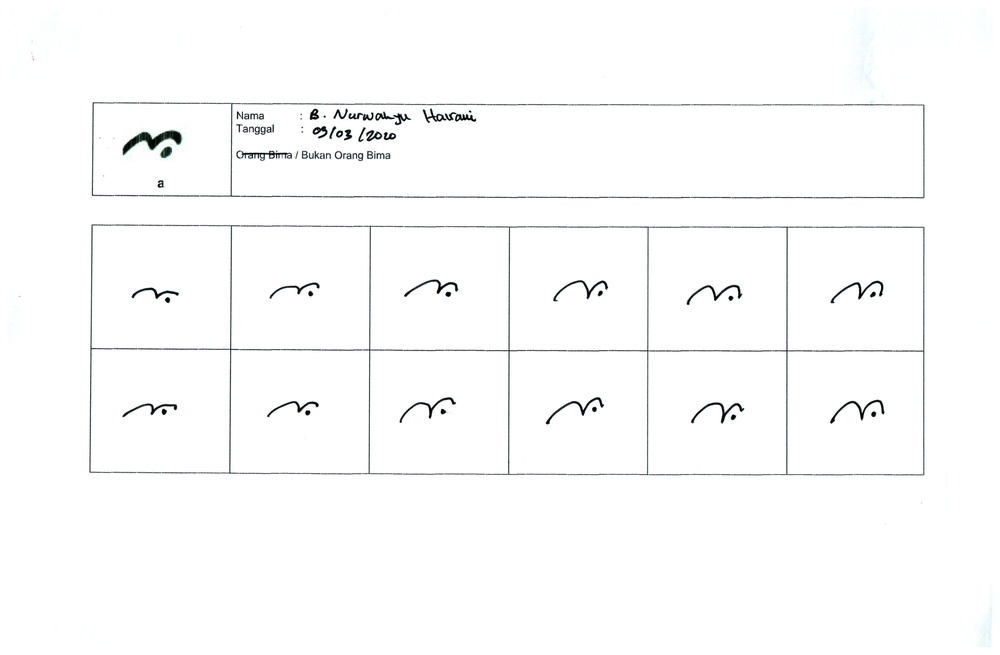
#> input picture Datasets_Mbojo/a/img0461.jpg, 1000 x 655 px, shrunk from 7823 x 5121 before the run, found by its file name; its folder holds only this picture in this run
$ jupyter execute ROI_Crop.ipynb
#> lines starting #> are read from the running program, lines starting #| are printed output that depends on the picture; after the words box and inside, x2 and y2 are one past the last pixel; in counts of white or black regions, pixels touching at a corner belong together
[cell 1]
import cv2
import os
import numpy as np

[cell 2]
def convert_to_bw(file_name):
#> called with file_name = 'Datasets_Mbojo/a/img0461.jpg'
    img = cv2.imread(file_name)
#> img is the input picture: shape (655, 1000, 3); mean B, G, R 251.4, 251.4, 251.1
    grayImg = cv2.cvtColor(img, cv2.COLOR_BGR2GRAY)
    thresh, bwImg = cv2.threshold(grayImg, 127, 255, cv2.THRESH_BINARY)
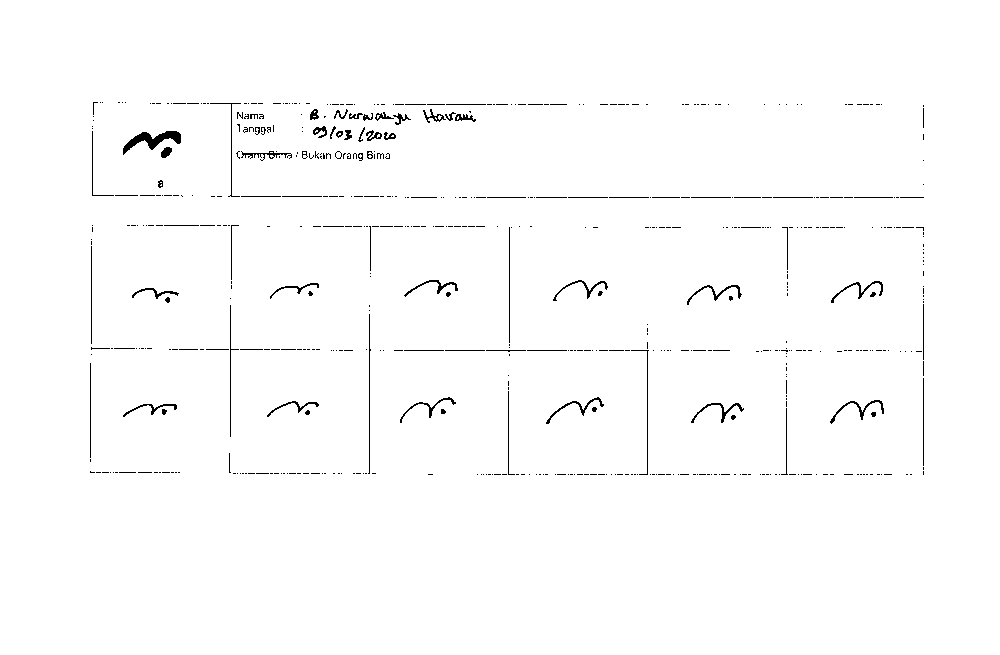
#> bwImg: shape (655, 1000); 98.7% white; black in thin lines or dots, all inside (x1, y1, x2, y2) = (90, 102, 924, 475)
    return bwImg

[cell 3]
def crop_roi(file_path, filename, label):
    slice_roi(convert_to_bw(file_path), filename, label)

[cell 4]
def slice_roi(img, filename, label):
    # convert 0 to 1 , 1 to 0 to find border
#> called with filename = 'img0461.jpg', label = 'a'
    img2 = np.where(img==0, 255, 0)

    kernel = np.ones((5,5),np.uint8)
    img3 = cv2.morphologyEx(img2.astype('uint8'), cv2.MORPH_OPEN, kernel)
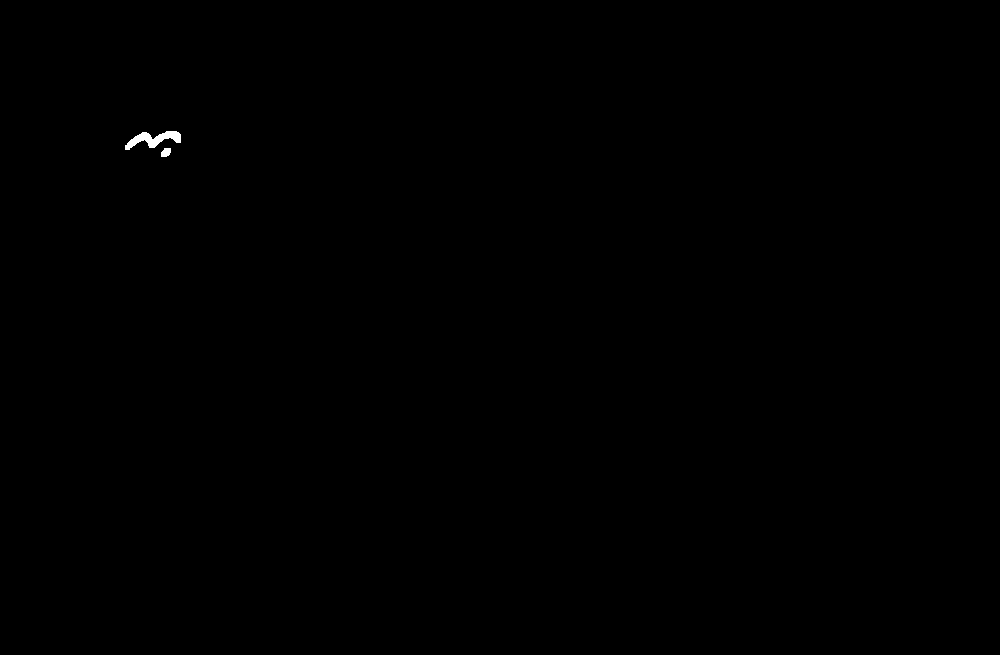
#> img3: shape (655, 1000); 0.09% white; 2 white regions, box (x1, y1, x2, y2) and area: (125, 131, 181, 150) 495, (161, 148, 171, 157) 73

    #axis=0 refer to column, axis=1 refer to row

    #find column with value >0 to find left/right border
    img2_col = np.sum(img2, axis = 0)
#> img2_col = 1000 values, max 59160 at index 923, min 0 at index 0, mean 2131
    col_with_value = np.where(img2_col > 0)[0]
#> col_with_value = 822 values from 90 to 923

    #find row with value >0 to find top/bottom border
    img2_row = np.sum(img2, axis = 1)
#> img2_row = 655 values, max 118320 at index 197, min 0 at index 0, mean 3253.5
    row_with_value = np.where(img2_row > 0)[0]
#> row_with_value = 346 values from 102 to 474

    #get left/right border
    start_col = min(col_with_value)
#> start_col = 90
    end_col = max(col_with_value)
#> end_col = 923

    #get top/bottom border
    start_row = min(row_with_value)
#> start_row = 102
    end_row = max(row_with_value)
#> end_row = 474

    #get ROI width & height
    roi_width = end_col - start_col
#> roi_width = 833
    roi_height = end_row - start_row
#> roi_height = 372

    #get ROI area
    img = img[start_row:end_row, start_col:end_col]
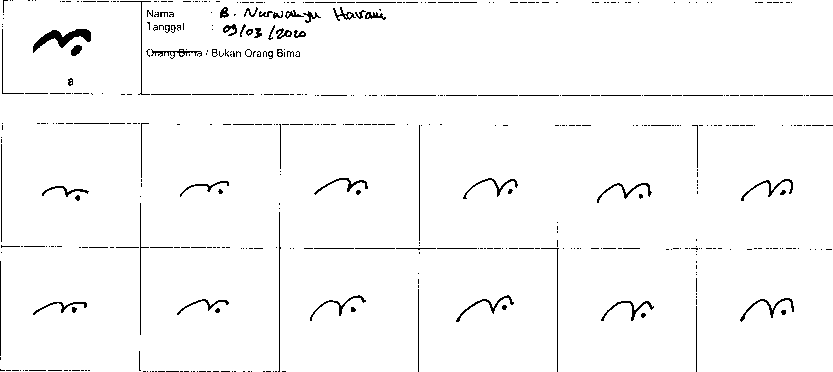
#> img: shape (372, 833); 97.5% white; black in thin lines or dots

    if roi_width > roi_height:
        diff = roi_width - roi_height
#> diff = 461
        extra_pad = int(diff/2)
#> extra_pad = 230
        img = np.pad(img, ((extra_pad, extra_pad), (0,0)), 'maximum')
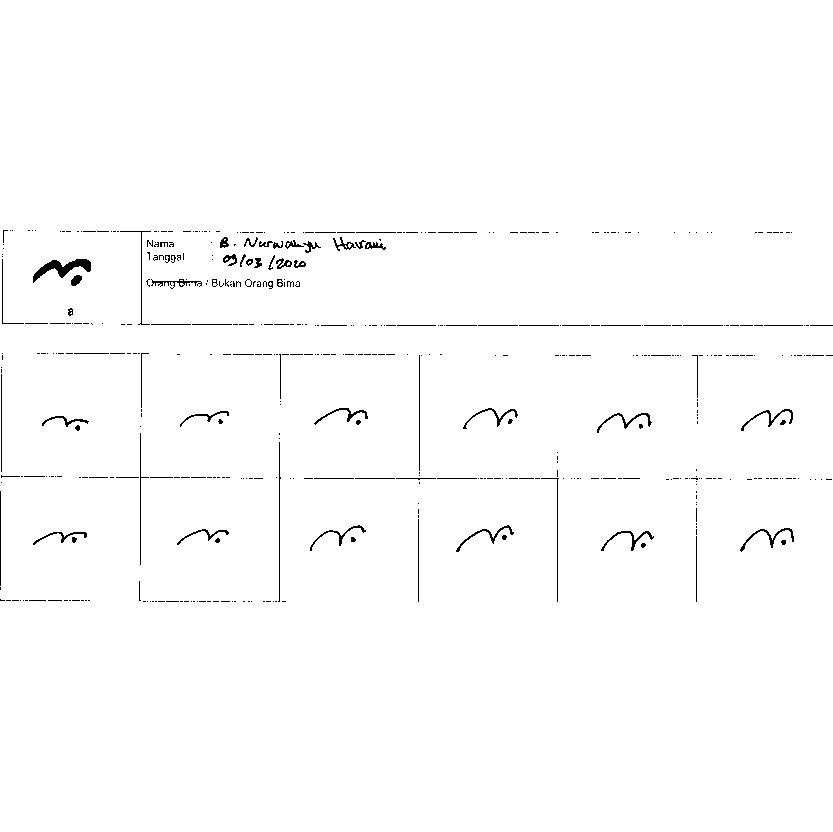
#> img: shape (832, 833); 98.9% white; black in thin lines or dots, all inside (x1, y1, x2, y2) = (0, 230, 833, 602)
    else:
        diff = roi_height - roi_width
        extra_pad = int(diff/2)
        img = np.pad(img, ((0,0), (extra_pad, extra_pad)), 'maximum')
    out_img = cv2.imwrite('hasil/'+label+'/'+filename, img)
#     out_img = cv2.imwrite('hasil/'+filename, img)

[cell 5]
img_dir = "Datasets_Mbojo"
# img_dir2 = 'coba'

[cell 6]
for subdir1 in os.listdir(img_dir):
    subdir2 = img_dir+'/'+subdir1
    for file in os.listdir(subdir2):
        file_path = subdir2+'/'+file
        crop_roi(file_path, file, subdir1)
#> pass 2 of the loop `for subdir1 in os.listdir(img_dir):`:
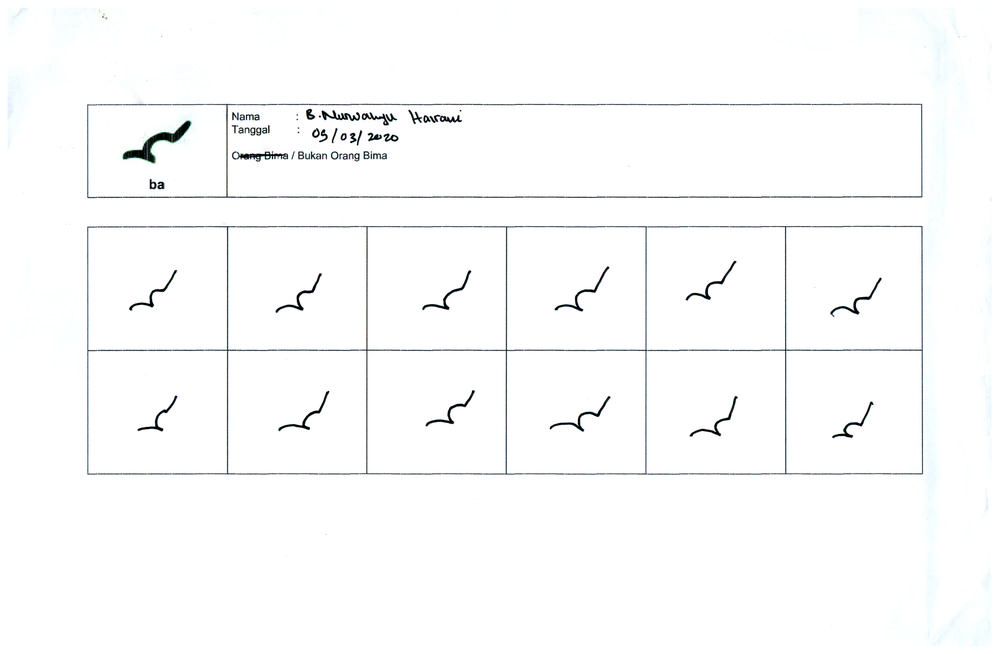
#> input picture Datasets_Mbojo/ba/img0451.tif, 999 x 654 px, shrunk from 7819 x 5118 before the run, found by its file name
#> in convert_to_bw, img is the input picture: shape (654, 999, 3); mean B, G, R 251.2, 251.1, 250.7
#> grayImg: shape (654, 999)
#> bwImg: shape (654, 999); 98.6% white; black in thin lines or dots, all inside (x1, y1, x2, y2) = (87, 104, 923, 475)
#> in slice_roi (call 2), `img3 = cv2.morphologyEx(img2.astype('uint8'), cv2.MORPH_OPEN, kernel)`:
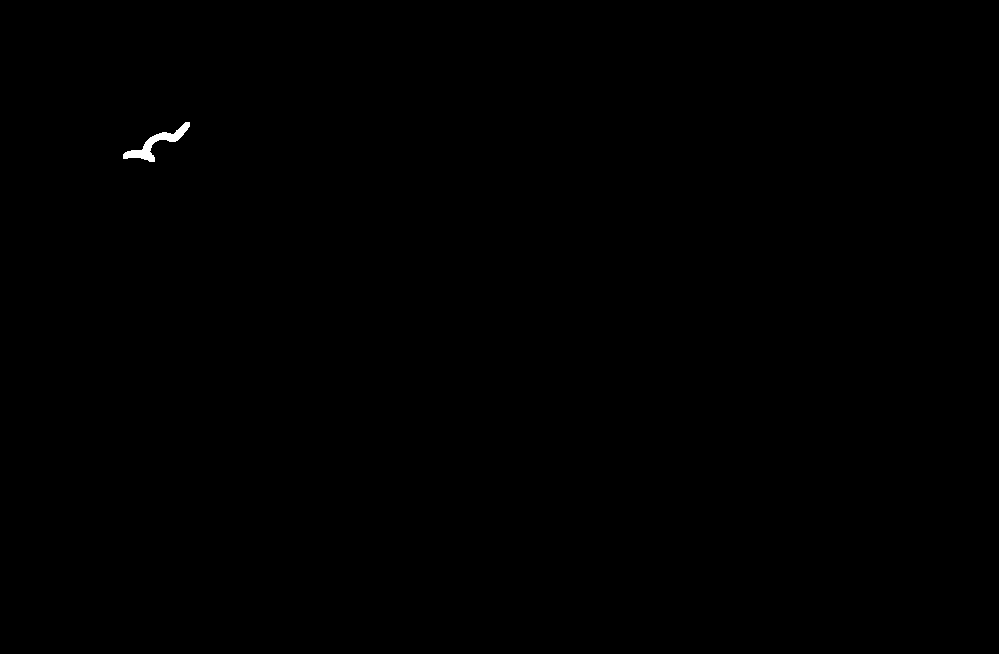
#> img3: shape (654, 999); 0.1% white; 1 white region, box (x1, y1, x2, y2) and area: (123, 122, 190, 162) 676
#> img2_col = 999 values, max 71910 at index 227, min 0 at index 0, mean 2284.5
#> col_with_value = 832 values from 87 to 922
#> img2_row = 654 values, max 198645 at index 350, min 0 at index 0, mean 3489.7
#> row_with_value = 343 values from 104 to 474
#> start_col = 87
#> end_col = 922
#> start_row = 104
#> roi_width = 835
#> roi_height = 370
#> diff = 465
#> extra_pad = 232
#> in slice_roi (call 2), `img = np.pad(img, ((extra_pad, extra_pad), (0,0)), 'maximum')`:
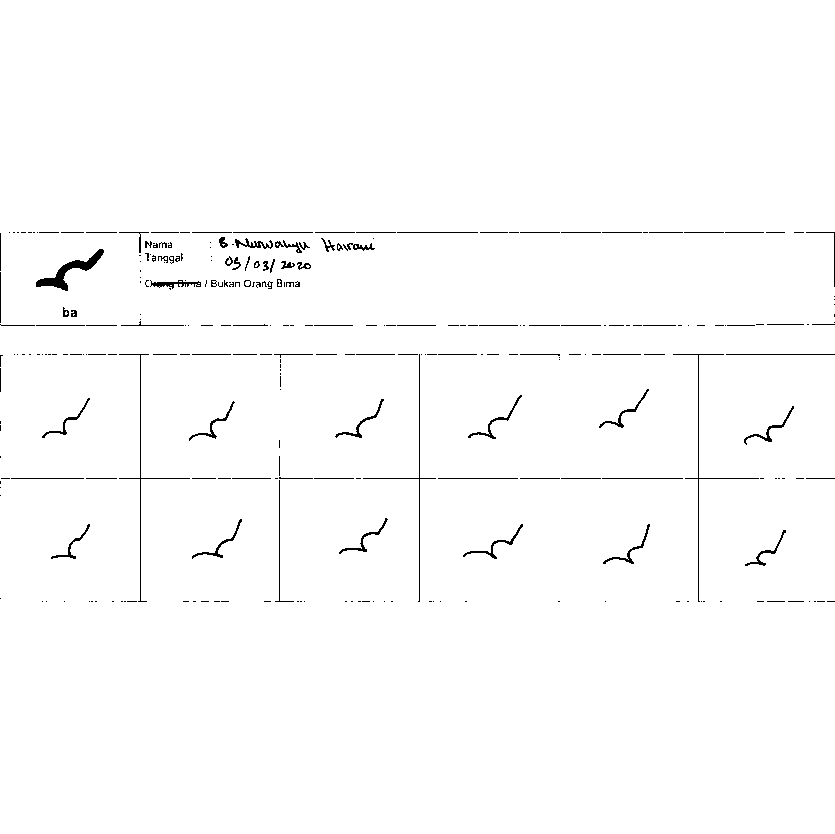
#> img: shape (834, 835); 98.7% white; black in thin lines or dots, all inside (x1, y1, x2, y2) = (0, 232, 835, 602)
